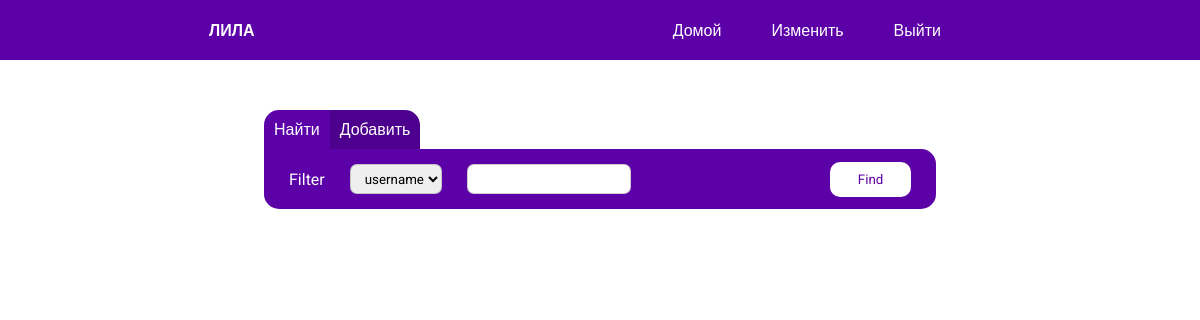
The app's page /index (signed in), older data.
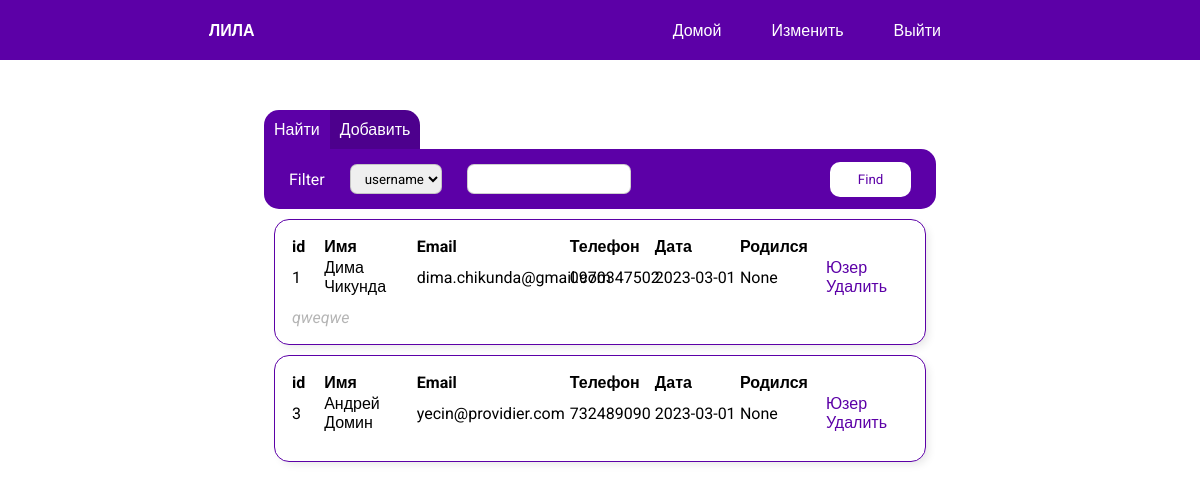
The same page, newer data.
### project/models.py (models this page shows, shortened)
class User(db.Model):
    id = db.Column(db.Integer, primary_key=True)
    name = db.Column(db.String(64))
    email = db.Column(db.String(64), unique=True)
    phone = db.Column(db.String(64), unique=True)
    date = db.Column(db.Date)
    birthday = db.Column(db.Date)
    additional_comment = db.Column(db.String(64))
    game = db.relationship('Game', backref='Game.user_id', cascade="all, delete")

### project/routes.py (the view, shortened to what this page needs)
@app.route('/', methods=['GET', 'POST'])
@app.route('/index', methods=['GET', 'POST'])
@login_required
def index():
    search_form = SearchForm()
    add_form = AddUserForm()
    users = User.query.all()
    return render_template('index.html', search_form=search_form, add_form=add_form, users=users)

### project/forms.py (shortened to what this page needs)
class SearchForm(FlaskForm):
    type = SelectField('Filter', choices=[(1, 'username'), (2, 'email')])
    input = SearchField()
    submit = SubmitField('Find')

class AddUserForm(FlaskForm):
    name = StringField('Имя', validators=[DataRequired()])
    email = EmailField('Email', validators=[Optional()])
    phone = StringField('Phone', validators=[Optional()])
    birthday = DateField('Birthday', validators=[Optional()])
    comment = StringField('Comment')
    submit = SubmitField('Save')

### project/models.py (called while the page is built)
@login.user_loader
def load_user(id):
    return Admin.query.get(int(id))

### project/templates/index.html (shortened to what this page needs)
<link rel="stylesheet" href="/static/css/_user.css">
<link rel="stylesheet" href="/static/css/index.css">
{% extends 'base.html' %}
{% block content %}
<div class="wrapper">
    <div class="users_block">
        <div class="switcher">
            <div class="search_window_button" id = 'pressed'>
                <p>Найти</p>
            </div>
            <div class="add_window_button" id ='unpressed'>
                <p>Добавить</p>
            </div>
        </div>
        <div class="search_block " id="">
            <form class="search" action="" method="POST">
                <ul class="search_menu">
                    {{search_form.type.label}}
                    {{search_form.type(class='field')}}
                    {{search_form.input(class= 'field')}}
                </ul>
                {{search_form.submit(class='button')}}
            </form>
            <div class="result">
                {% for user in users%}
                {% include  '_user.html'%}
                {% endfor %}
            </div>
        </div>
    </div>
</div>
{% endblock %}

### project/templates/base.html (shortened to what this page needs)
<!DOCTYPE html>
<html lang="ru">
<head>
    <link rel="stylesheet" href="{{ url_for('static', filename="css/base.css") }}">
</head>
<body>
    <main>
        <header>
            <div class = 'header_menu'>
                <a href="{{url_for('index')}}" class="logo">ЛИЛА</a>
                <ul class="menu_block">
                    <li><a href="{{url_for('index')}}" class="menu_item">Домой</a></li>
                    <li><a href="{{url_for('change_cell')}}" class="menu_item">Изменить</a></li>
                    <a href="{{url_for('logout')}}"  class="menu_item">Выйти</a>
                </ul>
            </div>
        </header>
        {% block content %}{% endblock %}
    </main>
</body>
</html>

### project/templates/_user.html
<div href="/" class="table_block">
    <table class="user_block">
        <tbody>
            <tr>
                <th class="id">id</th>
                <th class="name">Имя</th>
                <th class="email">Email</th>
                <th>Телефон</th>
                <th>Дата</th>
                <th>Родился</th>
                <th></th>
            </tr>
            <tr>
                <td class="id">{{user.id}}</td>
                <td>{{user.name}}</td>
                <td>{{user.email}}</td>
                <td>{{user.phone}}</td>
                <td>{{user.date}}</td>
                <td>{{user.birthday}}</td>
                <td class="buttons">
                    <a href="{{ url_for('user', id=user.id) }}" class="button">Юзер</a>
                    <a href="{{ url_for('delete', id=user.id) }}" class="button">Удалить</a>
                </td>
            </tr>
            <tr>
                <td colspan="5" class="comment">{{user.additional_comment}}</td>
            </tr>
        </tbody>
    </table>
</div>

### project/static/css/_user.css (style rules this page uses)
.table_block { display: block; margin: 10px; }
.user_block { width: 100%; text-align: left; padding: 15px; table-layout: fixed; border-radius: 15px; border: 1px solid rgb(92, 0, 167); -webkit-box-shadow: 4px 4px 9px -2px rgba(0,0,0,0.10); -moz-box-shadow: 4px 4px 9px -2px rgba(0,0,0,0.10); box-shadow: 4px 4px 9px -2px rgba(0,0,0,0.10); }
.id { width: 5%; }
.name { width: 15%; }
.email { width: 25%; }
.comment { padding-top: 10px; font-style: italic; color: rgba(128, 128, 128, 0.583); }

### project/static/css/index.css (style rules this page uses)
.users_block { width: 70%; height: 85vh; margin: 0px auto; margin-top: 50px; }
.switcher { display: flex; text-align: center; }
.switcher p { text-align: center; padding: 10px; cursor: pointer; }
#pressed { background-color: rgb(92, 0, 167); }
#unpressed { background-color: rgb(77, 0, 141); }
.search { display: flex; height: 60px; background-color: rgb(92, 0, 167); border-radius: 0px 15px 15px 15px; align-items: center; }
.search_menu { display: flex; align-items: center; width: 100%; padding-left: 25px; color: white; }
.result { width: 100%; height: 75vh; overflow: scroll; }
.field { height: 30px; margin-left: 25px; border: 1px solid rgba(128, 128, 128, 0.382); border-radius: 7px; padding-left: 10px; }
.search_window_button { border-radius: 15px 0px 0px 0px; color: white; }
.add_window_button { border-radius: 0px 15px 0px 0px; color: white; }
.button { height: 35px; width: 100px; margin-right: 25px; background-color: rgb(255, 255, 255); border: 1px solid rgba(128, 128, 128, 0); border-radius: 10px; color: rgb(92, 0, 167); }

### project/static/css/base.css (style rules this page uses)
* { padding: 0px; margin: 0px; font-family: 'Roboto', sans-serif; text-decoration: none; }
.wrapper { width: 80%; margin: 0px auto; }
.header_menu { width: 100%; height: 60px; display: flex; justify-content: space-around; align-items: center; background-color: rgb(92, 0, 167); }
.menu_block { display: flex; list-style: none; }
.menu_item { padding-right: 50px; color: white; }
.logo { font-weight: 600; color: white; }

Row changes from the older to the newer data that the page shows:
added User: id "1", name "Дима Чикунда", email "dima.chikunda@gmail.com", phone "0970347502", date "2023-03-01", birthday "None", additional_comment "qweqwe"
added User: id "3", name "Андрей Домин", email "yecin@providier.com", phone "732489090", date "2023-03-01", birthday "None"
